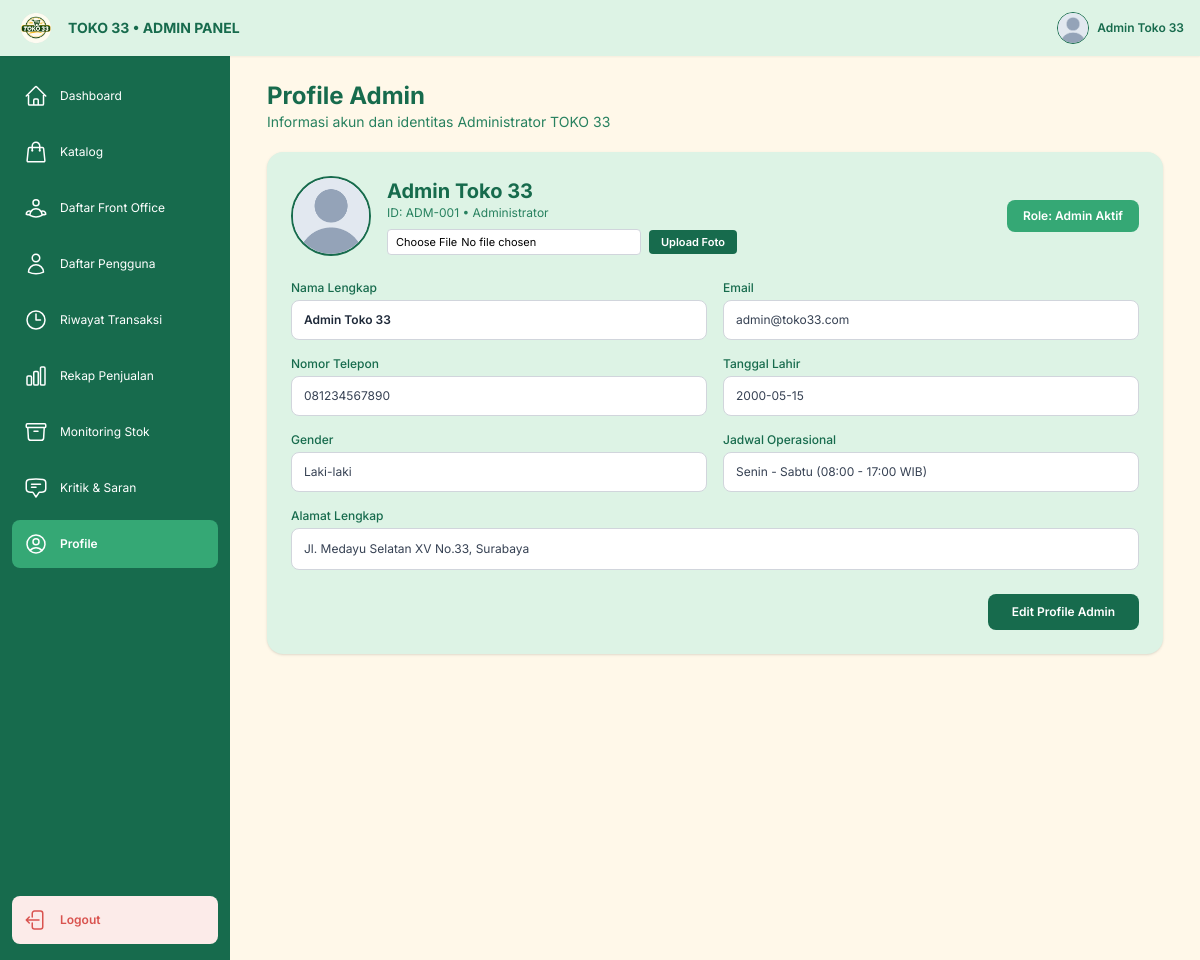
The page /admin/biodata.php (signed in) on the database its author committed.
### tables this page shows
CREATE TABLE `akun` (
  `id_akun` int NOT NULL AUTO_INCREMENT,
  `nama` varchar(100) DEFAULT NULL,
  `email` varchar(100) DEFAULT NULL,
  `password` varchar(255) DEFAULT NULL,
  `role` enum('admin','fo') DEFAULT NULL,
  `tanggal_lahir` date DEFAULT NULL,
  `no_telp` varchar(100) DEFAULT NULL,
  `gender` enum('L','P') DEFAULT NULL,
  `alamat` text,
  `foto_profile` varchar(255) DEFAULT NULL,
  `hari_kerja_mulai` enum('senin','selasa','rabu','kamis','jumat','sabtu','minggu') DEFAULT NULL,
  `hari_kerja_selesai` enum('senin','selasa','rabu','kamis','jumat','sabtu','minggu') DEFAULT NULL,
  `jam_mulai` time DEFAULT NULL,
  `jam_selesai` time DEFAULT NULL,
  `created_at` timestamp NOT NULL DEFAULT CURRENT_TIMESTAMP,
  PRIMARY KEY (`id_akun`),
  UNIQUE KEY `email` (`email`)
);

### admin/biodata.php (the view, shortened to what this page needs)
<?php
require_once __DIR__ . "/../config/connection.php";
$id_adm = (int) $_SESSION['id_akun'];
$adm = mysqli_fetch_assoc(mysqli_query($connect, "SELECT * FROM akun WHERE id_akun = $id_adm AND role = 'admin'"));
$fotoFile = !empty($adm['foto_profile']) ? basename($adm['foto_profile']) : 'default-profile.png';
$foto = "../asset/profile/" . $fotoFile;
?>
<!DOCTYPE html>
<html lang="id">
<head>
    <script src="https://cdn.jsdelivr.net/npm/@tailwindcss/browser@4"></script>
</head>
<body class="m-0 p-0 w-full min-h-screen overflow-x-hidden bg-[#F5F5F5]">
    <div class="w-full min-h-screen">
        <header class="bg-[#DDF3E5] sticky top-0 z-30 flex items-center justify-between px-4 h-14 w-full shadow-xs print:hidden">
            <div class="flex items-center gap-3">
                <img src="../asset/logo.png" alt="Logo Toko 33" class="w-10 h-10 object-contain">
                <h1 class="text-[#176B4D] text-sm font-bold">TOKO 33 • ADMIN PANEL</h1>
            </div>
            <a href="profile.php" class="flex items-center gap-2 hover:opacity-85" title="Lihat Profile Admin">
                <?php
                $fotoAdm = $_SESSION['foto_profile'] ?? 'default-profile.png';
                $fotoAdmPath = "../asset/profile/" . basename($fotoAdm);
                ?>
                <img src="<?= htmlspecialchars($fotoAdmPath) ?>" alt="Admin" class="w-8 h-8 rounded-full object-cover border border-[#176B4D] bg-white">
                <span class="text-xs font-semibold text-[#176B4D]"><?= htmlspecialchars($_SESSION['nama'] ?? 'Admin') ?></span>
            </a>
        </header>
        <div class="grid grid-cols-[55px_minmax(0,1fr)] sm:grid-cols-[65px_minmax(0,1fr)] md:grid-cols-[200px_minmax(0,1fr)] lg:grid-cols-[230px_minmax(0,1fr)]">
            <aside class="bg-[#176B4D] text-white flex flex-col justify-between py-4 px-1 sm:px-2 md:px-3 sticky top-14 h-[calc(100vh-56px)] overflow-y-auto shrink-0 print:hidden">
                <nav class="flex flex-col gap-2">
                    <a href="dashboard.php" title="Dashboard" class="flex items-center justify-center md:justify-start gap-3 hover:bg-[#27815F] rounded-lg px-2 md:px-3 py-3">
                        <span class="hidden md:inline text-xs">Dashboard</span>
                    </a>
                    <a href="stock_homecare.php" title="Katalog" class="flex items-center justify-center md:justify-start gap-3 hover:bg-[#27815F] rounded-lg px-2 md:px-3 py-3">
                        <span class="hidden md:inline text-xs">Katalog</span>
                    </a>
                    <a href="daftar_fo.php" title="Daftar Front Office" class="flex items-center justify-center md:justify-start gap-3 hover:bg-[#27815F] rounded-lg px-2 md:px-3 py-3">
                        <span class="hidden md:inline text-xs">Daftar Front Office</span>
                    </a>
                    <a href="daftar_pengguna.php" title="Daftar Pengguna" class="flex items-center justify-center md:justify-start gap-3 hover:bg-[#27815F] rounded-lg px-2 md:px-3 py-3">
                        <span class="hidden md:inline text-xs">Daftar Pengguna</span>
                    </a>
                    <a href="riwayat_transaksi.php" title="Riwayat Transaksi" class="flex items-center justify-center md:justify-start gap-3 hover:bg-[#27815F] rounded-lg px-2 md:px-3 py-3">
                        <svg xmlns="http://www.w3.org/2000/svg" fill="none" viewBox="0 0 24 24" stroke-width="1.5" stroke="currentColor" class="size-6"><path stroke-linecap="round" stroke-linejoin="round" d="M12 6v6h4.5m4.5 0a9 9 0 1 1-18 0 9 9 0 0 1 18 0Z" /></svg>
                        <span class="hidden md:inline text-xs">Riwayat Transaksi</span>
                    </a>
                    <a href="rekap_penjualan.php" title="Rekap Penjualan" class="flex items-center justify-center md:justify-start gap-3 hover:bg-[#27815F] rounded-lg px-2 md:px-3 py-3">
                        <span class="hidden md:inline text-xs">Rekap Penjualan</span>
                    </a>
                    <a href="monitoring_stock.php" title="Monitoring Stok" class="flex items-center justify-center md:justify-start gap-3 hover:bg-[#27815F] rounded-lg px-2 md:px-3 py-3">
                        <span class="hidden md:inline text-xs">Monitoring Stok</span>
                    </a>
                    <a href="kritiksaran.php" title="Kritik & Saran" class="flex items-center justify-center md:justify-start gap-3 hover:bg-[#27815F] rounded-lg px-2 md:px-3 py-3">
                        <span class="hidden md:inline text-xs">Kritik & Saran</span>
                    </a>
                    <a href="profile.php" title="Profile" class="flex items-center justify-center md:justify-start gap-3 bg-[#35A875] font-semibold rounded-lg px-2 md:px-3 py-3">
                        <span class="hidden md:inline text-xs">Profile</span>
                    </a>
                </nav>
                <a href="../api/admin/logout_admin.php" title="Logout" class="flex items-center justify-center md:justify-start gap-3 bg-[#FCEBE9] text-[#D9534F] rounded-lg px-2 md:px-3 py-3 mt-5">
                    <span class="hidden md:inline text-xs font-semibold">Logout</span>
                </a>
            </aside>
            <main class="bg-[#FFF8E9] p-4 sm:p-5 md:p-6 min-w-0">
<div class="max-w-4xl mx-auto">
    <div class="mb-5">
        <h2 class="text-xl sm:text-2xl font-bold text-[#176B4D]">Profile Admin</h2>
        <p class="text-xs sm:text-sm text-[#27815F]">Informasi akun dan identitas Administrator TOKO 33</p>
    </div>
    <section class="bg-[#DDF3E5] rounded-2xl p-6 shadow-sm">
        <div class="flex flex-col sm:flex-row items-center justify-between gap-4 mb-6">
            <div class="flex items-center gap-4">
                <img src="<?= htmlspecialchars($foto) ?>" class="w-20 h-20 rounded-full object-cover border-2 border-[#176B4D] bg-white" alt="Foto Profile Admin">
                <div>
                    <h3 class="text-xl font-bold text-[#176B4D]"><?= htmlspecialchars($adm['nama']) ?></h3>
                    <p class="text-xs text-[#27815F]">ID: ADM-<?= str_pad((string)$adm['id_akun'], 3, '0', STR_PAD_LEFT) ?> • Administrator</p>
                    <form action="../api/admin/update_profile_admin.php" method="POST" enctype="multipart/form-data" class="mt-2 flex flex-wrap items-center gap-2">
                        <input type="file" name="foto_profile" required accept=".jpg,.jpeg,.png,.webp" class="text-[11px] bg-white rounded px-2 py-1 border border-gray-300">
                        <button type="submit" class="px-3 py-1 rounded bg-[#176B4D] hover:bg-[#27815F] text-white text-[11px] font-semibold cursor-pointer">Upload Foto</button>
                    </form>
                </div>
            </div>
            <span class="px-4 py-2 rounded-lg bg-[#35A875] text-white text-xs font-semibold">Role: Admin Aktif</span>
        </div>
        <div class="grid grid-cols-1 md:grid-cols-2 gap-4 text-xs">
            <div>
                <label class="block font-medium text-[#176B4D] mb-1">Nama Lengkap</label>
                <div class="h-10 px-3 rounded-lg bg-white border border-gray-300 flex items-center font-semibold text-gray-800"><?= htmlspecialchars($adm['nama']) ?></div>
            </div>
            <div>
                <label class="block font-medium text-[#176B4D] mb-1">Email</label>
                <div class="h-10 px-3 rounded-lg bg-white border border-gray-300 flex items-center text-gray-700"><?= htmlspecialchars($adm['email']) ?></div>
            </div>
            <div>
                <label class="block font-medium text-[#176B4D] mb-1">Nomor Telepon</label>
                <div class="h-10 px-3 rounded-lg bg-white border border-gray-300 flex items-center text-gray-700"><?= htmlspecialchars($adm['no_telp'] ?: '-') ?></div>
            </div>
            <div>
                <label class="block font-medium text-[#176B4D] mb-1">Tanggal Lahir</label>
                <div class="h-10 px-3 rounded-lg bg-white border border-gray-300 flex items-center text-gray-700"><?= htmlspecialchars($adm['tanggal_lahir'] ?: '-') ?></div>
            </div>
            <div>
                <label class="block font-medium text-[#176B4D] mb-1">Gender</label>
                <div class="h-10 px-3 rounded-lg bg-white border border-gray-300 flex items-center text-gray-700"><?= ($adm['gender'] ?? 'L') === 'P' ? 'Perempuan' : 'Laki-laki' ?></div>
            </div>
            <div>
                <label class="block font-medium text-[#176B4D] mb-1">Jadwal Operasional</label>
                <div class="h-10 px-3 rounded-lg bg-white border border-gray-300 flex items-center text-gray-700 capitalize">
                    <?= htmlspecialchars(($adm['hari_kerja_mulai'] ?: 'senin') . ' - ' . ($adm['hari_kerja_selesai'] ?: 'sabtu')) ?> (<?= substr((string)($adm['jam_mulai'] ?: '08:00'), 0, 5) ?> - <?= substr((string)($adm['jam_selesai'] ?: '17:00'), 0, 5) ?> WIB)
                </div>
            </div>
            <div class="md:col-span-2">
                <label class="block font-medium text-[#176B4D] mb-1">Alamat Lengkap</label>
                <div class="p-3 rounded-lg bg-white border border-gray-300 text-gray-700"><?= htmlspecialchars($adm['alamat'] ?: '-') ?></div>
            </div>
        </div>
        <div class="flex justify-end mt-6">
            <a href="edit_profile.php" class="px-6 py-2.5 rounded-lg bg-[#176B4D] hover:bg-[#27815F] text-white text-xs font-semibold">Edit Profile Admin</a>
        </div>
    </section>
</div>
            </main>
        </div>
    </div>
</body>
</html>

### admin/biodata.php (style rules this page uses)
body { font-family: 'Inter', sans-serif; }

### rows shown on the page
akun: foto_profile (placeholder picture), nama "Admin Toko 33", id_akun "001", email "admin@toko33.com", no_telp "081234567890", tanggal_lahir "2000-05-15", hari_kerja_mulai+hari_kerja_selesai "Senin - Sabtu", jam_mulai "08:00", jam_selesai "17:00", alamat "Jl. Medayu Selatan XV No.33, Surabaya"

### other values the page prints
$_SESSION['nama'] "Admin Toko 33"
